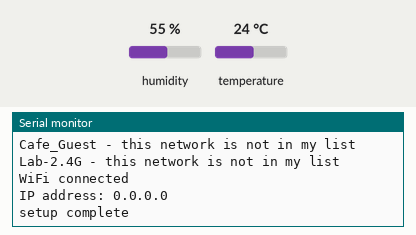
The sketch below on a simulated Arduino MKR. Shown: the last lines printed to the serial monitor. The inputs (shaded band) are chosen by the test bench; at power-on: humidity 55 %, temperature 24 °C. A WiFi scan finds three made-up networks; random numbers use the default seed unless the sketch sets one; no MQTT or app messages arrive unless stated.

Above: at 4.2 s.
4.3 s: humidity set to 22 %
At 5.3 s:
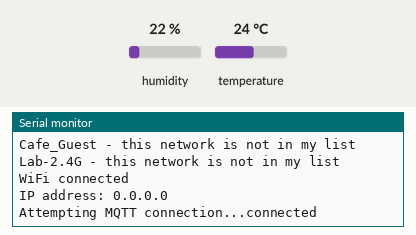
15.0 s: temperature set to 12 °C
At 23.1 s:
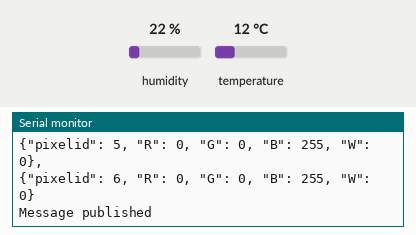
25.7 s: humidity set to 40 %
At 34.9 s:
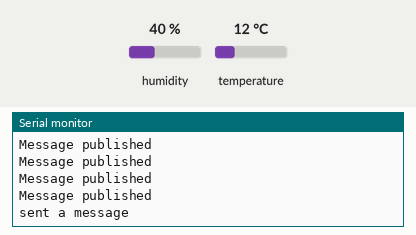
Timing chart, 0 to 36.4 s (numbered marks = the images above; inputs shaded):
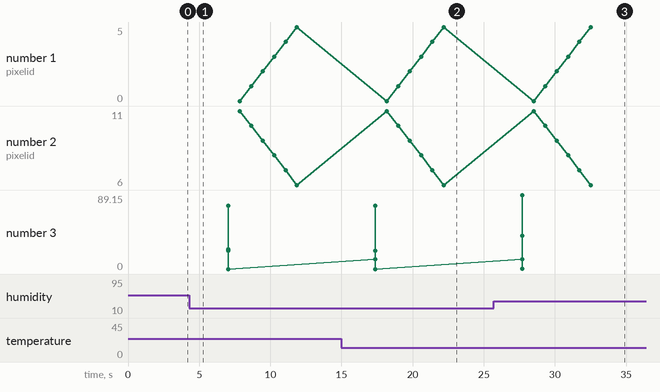

Measured:
- after the input at 15.0 s, the serial monitor: prints a new line after 2.4 s (image 2)
- after the input at 25.7 s, the serial monitor: prints a new line after 2.0 s (image 3)
- plotted number 3: 0 → 0.16 after the input at 25.7 s

The sketch:

third_version.ino
```cpp
#include <WiFiNINA.h>
#include <PubSubClient.h>
#include <utility/wifi_drv.h>
#include "arduino_secrets.h"
#include "modifiable.h"
#include <DHT.h>
#include <math.h>

#define DHTPIN 2  //Digital Pin 2
#define DHTTYPE DHT22
DHT dht(DHTPIN, DHTTYPE);


typedef struct {
    int R;
    int G;
    int B;
} ColorValues;

const char* ssid          = SECRET_SSID;
const char* password      = SECRET_PASS;
const char* mqtt_username = SECRET_MQTTUSER;
const char* mqtt_password = SECRET_MQTTPASS;
const char* mqtt_server = "mqtt.cetools.org";
const int mqtt_port = 1884;
int status = WL_IDLE_STATUS;

WiFiServer server(80);
WiFiClient wificlient;

WiFiClient mkrClient;
PubSubClient client(mkrClient);

char mqtt_topic[] = MQTT_TOPIC;

void setup(){
    Serial.begin(115200);
    delay(1000);
    WiFi.setHostname(HOST_NAME);
    startWifi();
    client.setServer(mqtt_server, mqtt_port);
    //client.publish("student/CASA0014/light/33/brightness/", "{\"brightness\": 50}");
    Serial.println("setup complete");
    dht.begin();

}

void loop() {
    if (!client.connected()) {
        reconnectMQTT();
    }

    if (WiFi.status() != WL_CONNECTED){
        startWifi();
    }

    client.loop();

    // get temperature & humidity
    float temperature = dht.readTemperature(false);

    float humidity = dht.readHumidity(false);

    Serial.println(temperature);
    Serial.println(humidity);

    sendmqtt(temperature, humidity);

    Serial.println("sent a message");
    delay(1500);
}

void startWifi(){
    if (WiFi.status() == WL_NO_MODULE) {
        Serial.println("Communication with WiFi module failed!");
        while (true);
    }
    String fv = WiFi.firmwareVersion();
    if (fv < WIFI_FIRMWARE_LATEST_VERSION) {
        Serial.println("Please upgrade the firmware");
    }

    int n = WiFi.scanNetworks();
    Serial.println("Scan done");
    if (n == 0) {
        Serial.println("no networks found");
    } else {
        Serial.print(n);
        Serial.println(" networks found");
        Serial.print("Trying to connect to: ");
        Serial.println(ssid);
        for (int i = 0; i < n; ++i){
            String availablessid = WiFi.SSID(i);
            if (availablessid.equals(ssid)) {
                Serial.print("Connecting to ");
                Serial.println(ssid);
                WiFi.begin(ssid, password);
                while (WiFi.status() != WL_CONNECTED) {
                    delay(600);
                    Serial.print(".");
                }
                if (WiFi.status() == WL_CONNECTED) {
                    Serial.println("Connected to " + String(ssid));
                    break;
                } else {
                    Serial.println("Failed to connect to " + String(ssid));
                }
            } else {
                Serial.print(availablessid);
                Serial.println(" - this network is not in my list");
            }

        }
    }


    Serial.println("");
    Serial.println("WiFi connected");
    Serial.print("IP address: ");
    Serial.println(WiFi.localIP());

}

void reconnectMQTT() {
    if (WiFi.status() != WL_CONNECTED){
        startWifi();
    }

    while (!client.connected()) {
        Serial.print("Attempting MQTT connection...");
        String clientId = "LuminaSelector";
        clientId += String(random(0xffff), HEX);

        if (client.connect(clientId.c_str(), mqtt_username, mqtt_password)) {
            Serial.println("connected");
        } else {
            Serial.print("failed, rc=");
            Serial.print(client.state());
            Serial.println(" try again in 5 seconds");

            delay(5000);
        }
    }
}

void callback(char* topic, byte* payload, int length) {
    Serial.print("Message arrived [");
    Serial.print(topic);
    Serial.print("]: ");
    for (int i = 0; i < length; i++) {
        Serial.print((char)payload[i]);
    }
    Serial.println();
}

//The readings of temperature and humidity are used to determine the RGBW of the light
ColorValues decide_message(float temperature, float humidity){
    ColorValues cv;
    //Convert to Fahrenheit and calculate the heat index
    float temperatureF = temperature * 9.0 / 5.0 + 32.0;
    float heatIndex = -42.379
                    + 2.04901523 * temperatureF
                    + 10.14333127 * humidity
                    - 0.22475541 * temperatureF * humidity
                    - 0.00683783 * temperatureF * temperatureF
                    - 0.05481717 * humidity * humidity
                    + 0.00122874 * temperatureF * temperatureF * humidity
                    + 8.5282E-4 * temperatureF * humidity * humidity
                    - 1.99E-6 * temperatureF * temperatureF * humidity * humidity;

    Serial.println(heatIndex);

    // Range of Heat index
    float minRange = 80.0;
    float maxRange = 137.0;

    // Limit the heat index to the defined range
    if (heatIndex < minRange) heatIndex = minRange;
    if (heatIndex > maxRange) heatIndex = maxRange;

    float normalised = (heatIndex - minRange) / (maxRange - minRange);
    Serial.println(normalised);


    // cv.R = (int)(normalised * 255);
    // cv.G = (int)((1.0 - fabs(normalised - 0.5) * 2.0) * 255);
    // cv.B = (int)((1.0 - normalised) * 255);

    //The normalized heat index values are mapped to RGB
    //Gradient: blue (lowest) → green (lower) →yello(higer) → red (highest)
    cv.R = (int)(pow(normalised, 0.5) * 255);
    cv.G = (int)(sin(normalised * M_PI) * 255);
    cv.B = (int)(pow(1.0 - normalised, 2.0) * 255);

    //Make sure the value of RGBW does not exceed the upper limit of 255
    if (cv.R > 255) cv.R = 255;
    if (cv.G > 255) cv.G = 255;
    if (cv.B > 255) cv.B = 255;

    return cv;
}


void sendmqtt(float temperature, float humidity){
    char mqtt_message_1[100];
    char mqtt_message_2[100];
    char mqtt_message_3[100];

    //get RGB value
    ColorValues cv = decide_message(temperature, humidity);

    sprintf(mqtt_message_3,"{\"brightness\": %d}", 119);

    client.publish("student/CASA0014/light/12/brightness/", mqtt_message_3);


    for (int i = ID_START; i <= ID_END/2; i++) {
        sprintf(mqtt_message_1, "{\"pixelid\": %d, \"R\": %d, \"G\": %d, \"B\": %d, \"W\": %d}, ", i, cv.R, cv.G, cv.B, 0);
        sprintf(mqtt_message_2, "{\"pixelid\": %d, \"R\": %d, \"G\": %d, \"B\": %d, \"W\": %d}", ID_END-i , cv.R, cv.G, cv.B, 0);

        delay(800);


        Serial.println(mqtt_topic);
        Serial.println(mqtt_message_1);
        Serial.println(mqtt_message_2);

        if (client.publish(mqtt_topic, mqtt_message_1) && client.publish(mqtt_topic, mqtt_message_2)) {
            Serial.println("Message published");
        } else {
            Serial.println("Failed to publish message");
        }

    }
    delay(2000);
    for(int j = 0; j < 12; j++){
      // send a message to update the light
      char mqtt_message[100];
      sprintf(mqtt_message, "{\"pixelid\": %d, \"R\": 0, \"G\": 0, \"B\": 0, \"W\": 0}", j);

      if (client.publish(mqtt_topic , mqtt_message, false)) {
        Serial.println("Message published");
      } else {
        Serial.println("Failed to publish message");
      }

    }
}
```

arduino_secrets.h
```cpp
#define SECRET_SSID "CE-Hub-Student"
#define SECRET_PASS "casa-ce-gagarin-public-service"
#define SECRET_MQTTUSER "student"
#define SECRET_MQTTPASS "ce2021-mqtt-forget-whale"
```

modifiable.h
```cpp
#define MQTT_TOPIC "student/CASA0014/light/51/pixel/"
#define HOST_NAME "Lumina ucfnfen"
#define ID_START 0
#define ID_END 11
```
